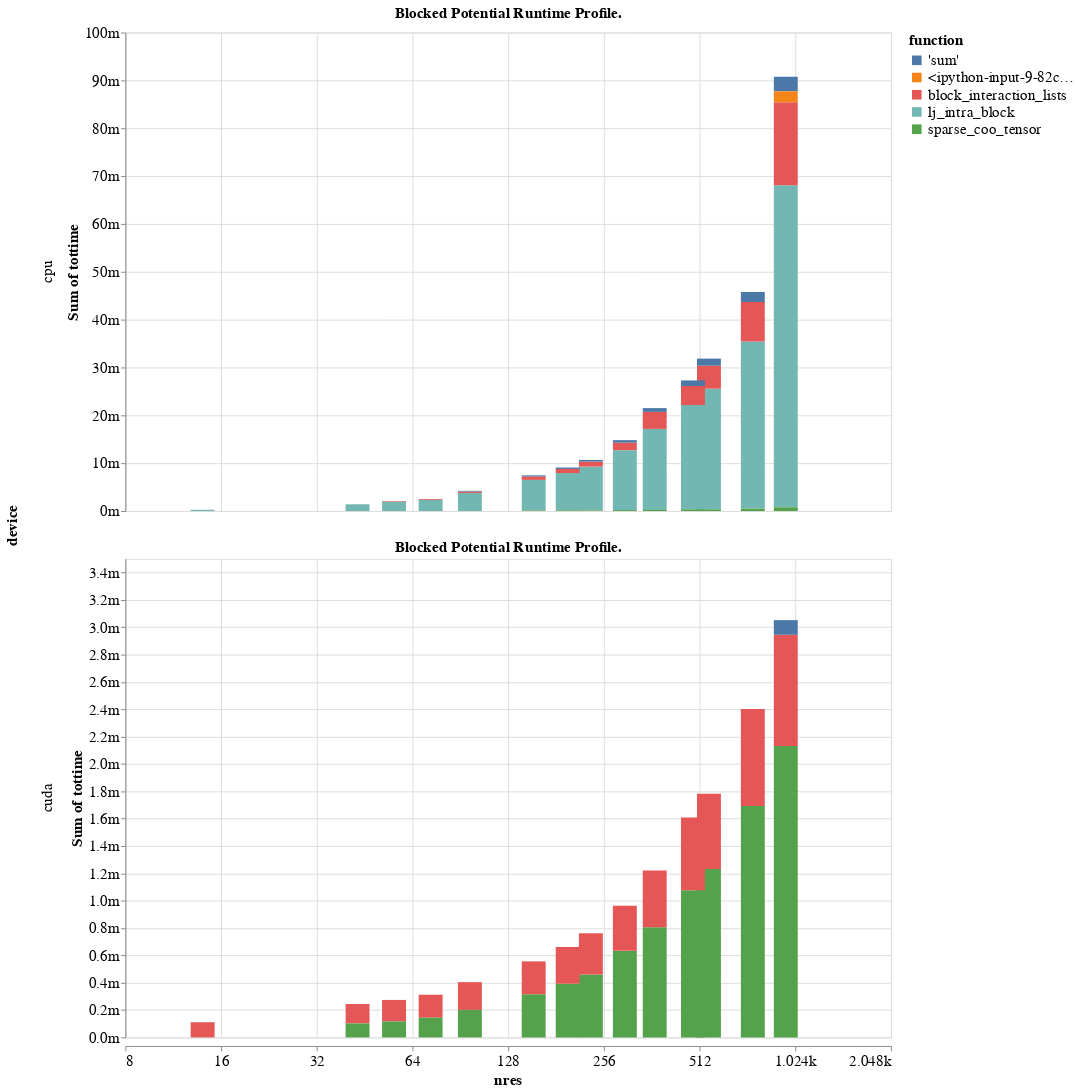

Here is the notebook cell this chart was saved with:
### Code cell
pdat = stat_profile(rosetta_score_results)
pdat = pdat.query("impl != 'rosetta'")
rdat["function"] = (
    rdat.function_name.str.extract("method (['\.\w]*)")
    .where(lambda v: ~pandas.isna(v), rdat.function_name)
    .map(lambda v: v.split(".")[-1])
)

encoding = dict(
    x=altair.X(
        "nres", axis=altair.Axis(format="s"), scale=altair.Scale(type="log", base=2)
    ),
    y=altair.Y("sum(tottime)", axis=altair.Axis(format="s")),
    color="function",
)

c = (altair.Chart(rdat).mark_bar().encode(**encoding))
c.title = "Blocked Potential Runtime Profile."
c.facet(row="device").configure(
    bar={"continuousBandSize": 25}
).resolve_scale(y="independent")

### Figure 1 — Vega-Lite specification as saved in the notebook (floating-point values rounded to 4 significant figures)
{"$schema": "https://vega.github.io/schema/vega-lite/v2.6.0.json", "config": {"axis": {"labelFontSize": 16, "titleFontSize": 16}, "bar": {"continuousBandSize": 25}, "header": {"labelFontSize": 16, "titleFontSize": 16}, "legend": {"labelFontSize": 16, "titleFontSize": 16}, "title": {"fontSize": 16}, "view": {"height": 500, "width": 800}}, "data": {"name": "data-2b514eed122dd5605c1e9333fbb644ec"}, "datasets": {"data-2b514eed122dd5605c1e9333fbb644ec": [{"cumtime": 0.003788, "cumtime_per": 0.003788, "device": "cpu", "fractime": 0.8437, "function": "lj_intra_block", "function_name": "~:0(<built-in method tmol_score_ljlk_cpp_potential_cpu.lj_intra_block>)", "impl": "cpu", "model": "BYSIZE_100", "name": "score.tmol_lj_cpu", "natoms": 1864, "ncalls": 1, "ncalls_recursion": "1", "nres": 97, "tottime": 0.003788, "tottime_per": 0.003788}, {"cumtime": 0.000292, "cumtime_per": 0.000292, "device": "cpu", "fractime": 0.06503, "function": "block_interaction_lists", "function_name": "~:0(<built-in method tmol_score_ljlk_cpp_potential_cpu.block_interaction_lists>)", "impl": "cpu", "model": "BYSIZE_100", "name": "score.tmol_lj_cpu", "natoms": 1864, "ncalls": 1, "ncalls_recursion": "1", "nres": 97, "tottime": 0.000292, "tottime_per": 0.000292}, {"cumtime": 0.000138, "cumtime_per": 0.000138, "device": "cpu", "fractime": 0.03073, "function": "'sum'", "function_name": "~:0(<method 'sum' of 'torch._C._TensorBase' objects>)", "impl": "cpu", "model": "BYSIZE_100", "name": "score.tmol_lj_cpu", "natoms": 1864, "ncalls": 1, "ncalls_recursion": "1", "nres": 97, "tottime": 0.000138, "tottime_per": 0.000138}, {"cumtime": 0.000203, "cumtime_per": 0.000203, "device": "cuda", "fractime": 0.3016, "function": "block_interaction_lists", "function_name": "~:0(<built-in method tmol_score_ljlk_cpp_potential_cuda.block_interaction_lists>)", "impl": "cuda", "model": "BYSIZE_100", "name": "score.tmol_lj_cuda", "natoms": 1864, "ncalls": 1, "ncalls_recursion": "1", "nres": 97, "tottime": 0.000203, "tottime_per": 0.000203}, {"cumtime": 0.000201, "cumtime_per": 0.000201, "device": "cuda", "fractime": 0.2987, "function": "sparse_coo_tensor", "function_name": "~:0(<built-in method sparse_coo_tensor>)", "impl": "cuda", "model": "BYSIZE_100", "name": "score.tmol_lj_cuda", "natoms": 1864, "ncalls": 1, "ncalls_recursion": "1", "nres": 97, "tottime": 0.000201, "tottime_per": 0.000201}, {"cumtime": 0.006392, "cumtime_per": 0.006392, "device": "cpu", "fractime": 0.8334, "function": "lj_intra_block", "function_name": "~:0(<built-in method tmol_score_ljlk_cpp_potential_cpu.lj_intra_block>)", "impl": "cpu", "model": "BYSIZE_150", "name": "score.tmol_lj_cpu", "natoms": 3016, "ncalls": 1, "ncalls_recursion": "1", "nres": 154, "tottime": 0.006392, "tottime_per": 0.006392}, {"cumtime": 0.00071, "cumtime_per": 0.00071, "device": "cpu", "fractime": 0.09257, "function": "block_interaction_lists", "function_name": "~:0(<built-in method tmol_score_ljlk_cpp_potential_cpu.block_interaction_lists>)", "impl": "cpu", "model": "BYSIZE_150", "name": "score.tmol_lj_cpu", "natoms": 3016, "ncalls": 1, "ncalls_recursion": "1", "nres": 154, "tottime": 0.00071, "tottime_per": 0.00071}, {"cumtime": 0.000243, "cumtime_per": 0.000243, "device": "cpu", "fractime": 0.03168, "function": "'sum'", "function_name": "~:0(<method 'sum' of 'torch._C._TensorBase' objects>)", "impl": "cpu", "model": "BYSIZE_150", "name": "score.tmol_lj_cpu", "natoms": 3016, "ncalls": 1, "ncalls_recursion": "1", "nres": 154, "tottime": 0.000243, "tottime_per": 0.000243}, {"cumtime": 0.000119, "cumtime_per": 0.000119, "device": "cpu", "fractime": 0.01551, "function": "sparse_coo_tensor", "function_name": "~:0(<built-in method sparse_coo_tensor>)", "impl": "cpu", "model": "BYSIZE_150", "name": "score.tmol_lj_cpu", "natoms": 3016, "ncalls": 1, "ncalls_recursion": "1", "nres": 154, "tottime": 0.000119, "tottime_per": 0.000119}, {"cumtime": 0.000316, "cumtime_per": 0.000316, "device": "cuda", "fractime": 0.3854, "function": "sparse_coo_tensor", "function_name": "~:0(<built-in method sparse_coo_tensor>)", "impl": "cuda", "model": "BYSIZE_150", "name": "score.tmol_lj_cuda", "natoms": 3016, "ncalls": 1, "ncalls_recursion": "1", "nres": 154, "tottime": 0.000316, "tottime_per": 0.000316}, {"cumtime": 0.00024, "cumtime_per": 0.00024, "device": "cuda", "fractime": 0.2927, "function": "block_interaction_lists", "function_name": "~:0(<built-in method tmol_score_ljlk_cpp_potential_cuda.block_interaction_lists>)", "impl": "cuda", "model": "BYSIZE_150", "name": "score.tmol_lj_cuda", "natoms": 3016, "ncalls": 1, "ncalls_recursion": "1", "nres": 154, "tottime": 0.00024, "tottime_per": 0.00024}, {"cumtime": 0.001408, "cumtime_per": 0.001408, "device": "cpu", "fractime": 0.7928, "function": "lj_intra_block", "function_name": "~:0(<built-in method tmol_score_ljlk_cpp_potential_cpu.lj_intra_block>)", "impl": "cpu", "model": "BYSIZE_40", "name": "score.tmol_lj_cpu", "natoms": 816, "ncalls": 1, "ncalls_recursion": "1", "nres": 43, "tottime": 0.001408, "tottime_per": 0.001408}, {"cumtime": 0.000142, "cumtime_per": 0.000142, "device": "cuda", "fractime": 0.2922, "function": "block_interaction_lists", "function_name": "~:0(<built-in method tmol_score_ljlk_cpp_potential_cuda.block_interaction_lists>)", "impl": "cuda", "model": "BYSIZE_40", "name": "score.tmol_lj_cuda", "natoms": 816, "ncalls": 1, "ncalls_recursion": "1", "nres": 43, "tottime": 0.000142, "tottime_per": 0.000142}, {"cumtime": 0.000102, "cumtime_per": 0.000102, "device": "cuda", "fractime": 0.2099, "function": "sparse_coo_tensor", "function_name": "~:0(<built-in method sparse_coo_tensor>)", "impl": "cuda", "model": "BYSIZE_40", "name": "score.tmol_lj_cuda", "natoms": 816, "ncalls": 1, "ncalls_recursion": "1", "nres": 43, "tottime": 0.000102, "tottime_per": 0.000102}, {"cumtime": 0.002345, "cumtime_per": 0.002345, "device": "cpu", "fractime": 0.8214, "function": "lj_intra_block", "function_name": "~:0(<built-in method tmol_score_ljlk_cpp_potential_cpu.lj_intra_block>)", "impl": "cpu", "model": "BYSIZE_75", "name": "score.tmol_lj_cpu", "natoms": 1368, "ncalls": 1, "ncalls_recursion": "1", "nres": 73, "tottime": 0.002345, "tottime_per": 0.002345}, {"cumtime": 0.000174, "cumtime_per": 0.000174, "device": "cpu", "fractime": 0.06095, "function": "block_interaction_lists", "function_name": "~:0(<built-in method tmol_score_ljlk_cpp_potential_cpu.block_interaction_lists>)", "impl": "cpu", "model": "BYSIZE_75", "name": "score.tmol_lj_cpu", "natoms": 1368, "ncalls": 1, "ncalls_recursion": "1", "nres": 73, "tottime": 0.000174, "tottime_per": 0.000174}, {"cumtime": 0.000168, "cumtime_per": 0.000168, "device": "cuda", "fractime": 0.2912, "function": "block_interaction_lists", "function_name": "~:0(<built-in method tmol_score_ljlk_cpp_potential_cuda.block_interaction_lists>)", "impl": "cuda", "model": "BYSIZE_75", "name": "score.tmol_lj_cuda", "natoms": 1368, "ncalls": 1, "ncalls_recursion": "1", "nres": 73, "tottime": 0.000168, "tottime_per": 0.000168}, {"cumtime": 0.000144, "cumtime_per": 0.000144, "device": "cuda", "fractime": 0.2496, "function": "sparse_coo_tensor", "function_name": "~:0(<built-in method sparse_coo_tensor>)", "impl": "cuda", "model": "BYSIZE_75", "name": "score.tmol_lj_cuda", "natoms": 1368, "ncalls": 1, "ncalls_recursion": "1", "nres": 73, "tottime": 0.000144, "tottime_per": 0.000144}, {"cumtime": 0.001981, "cumtime_per": 0.001981, "device": "cpu", "fractime": 0.821, "function": "lj_intra_block", "function_name": "~:0(<built-in method tmol_score_ljlk_cpp_potential_cpu.lj_intra_block>)", "impl": "cpu", "model": "BYSIZE_55", "name": "score.tmol_lj_cpu", "natoms": 1080, "ncalls": 1, "ncalls_recursion": "1", "nres": 56, "tottime": 0.001981, "tottime_per": 0.001981}, {"cumtime": 0.000128, "cumtime_per": 0.000128, "device": "cpu", "fractime": 0.05305, "function": "block_interaction_lists", "function_name": "~:0(<built-in method tmol_score_ljlk_cpp_potential_cpu.block_interaction_lists>)", "impl": "cpu", "model": "BYSIZE_55", "name": "score.tmol_lj_cpu", "natoms": 1080, "ncalls": 1, "ncalls_recursion": "1", "nres": 56, "tottime": 0.000128, "tottime_per": 0.000128}, {"cumtime": 0.000157, "cumtime_per": 0.000157, "device": "cuda", "fractime": 0.3019, "function": "block_interaction_lists", "function_name": "~:0(<built-in method tmol_score_ljlk_cpp_potential_cuda.block_interaction_lists>)", "impl": "cuda", "model": "BYSIZE_55", "name": "score.tmol_lj_cuda", "natoms": 1080, "ncalls": 1, "ncalls_recursion": "1", "nres": 56, "tottime": 0.000157, "tottime_per": 0.000157}, {"cumtime": 0.000117, "cumtime_per": 0.000117, "device": "cuda", "fractime": 0.225, "function": "sparse_coo_tensor", "function_name": "~:0(<built-in method sparse_coo_tensor>)", "impl": "cuda", "model": "BYSIZE_55", "name": "score.tmol_lj_cuda", "natoms": 1080, "ncalls": 1, "ncalls_recursion": "1", "nres": 56, "tottime": 0.000117, "tottime_per": 0.000117}, {"cumtime": 0.000268, "cumtime_per": 0.000268, "device": "cpu", "fractime": 0.569, "function": "lj_intra_block", "function_name": "~:0(<built-in method tmol_score_ljlk_cpp_potential_cpu.lj_intra_block>)", "impl": "cpu", "model": "BYSIZE_15", "name": "score.tmol_lj_cpu", "natoms": 264, "ncalls": 1, "ncalls_recursion": "1", "nres": 14, "tottime": 0.000268, "tottime_per": 0.000268}, {"cumtime": 0.000111, "cumtime_per": 0.000111, "device": "cuda", "fractime": 0.2734, "function": "block_interaction_lists", "function_name": "~:0(<built-in method tmol_score_ljlk_cpp_potential_cuda.block_interaction_lists>)", "impl": "cuda", "model": "BYSIZE_15", "name": "score.tmol_lj_cuda", "natoms": 264, "ncalls": 1, "ncalls_recursion": "1", "nres": 14, "tottime": 0.000111, "tottime_per": 0.000111}, {"cumtime": 0.03492, "cumtime_per": 0.03492, "device": "cpu", "fractime": 0.7574, "function": "lj_intra_block", "function_name": "~:0(<built-in method tmol_score_ljlk_cpp_potential_cpu.lj_intra_block>)", "impl": "cpu", "model": "BYSIZE_800", "name": "score.tmol_lj_cpu", "natoms": 14464, "ncalls": 1, "ncalls_recursion": "1", "nres": 753, "tottime": 0.03492, "tottime_per": 0.03492}, {"cumtime": 0.008247, "cumtime_per": 0.008247, "device": "cpu", "fractime": 0.1789, "function": "block_interaction_lists", "function_name": "~:0(<built-in method tmol_score_ljlk_cpp_potential_cpu.block_interaction_lists>)", "impl": "cpu", "model": "BYSIZE_800", "name": "score.tmol_lj_cpu", "natoms": 14464, "ncalls": 1, "ncalls_recursion": "1", "nres": 753, "tottime": 0.008247, "tottime_per": 0.008247}, {"cumtime": 0.002097, "cumtime_per": 0.002097, "device": "cpu", "fractime": 0.04548, "function": "'sum'", "function_name": "~:0(<method 'sum' of 'torch._C._TensorBase' objects>)", "impl": "cpu", "model": "BYSIZE_800", "name": "score.tmol_lj_cpu", "natoms": 14464, "ncalls": 1, "ncalls_recursion": "1", "nres": 753, "tottime": 0.002097, "tottime_per": 0.002097}, {"cumtime": 0.000512, "cumtime_per": 0.000512, "device": "cpu", "fractime": 0.0111, "function": "sparse_coo_tensor", "function_name": "~:0(<built-in method sparse_coo_tensor>)", "impl": "cpu", "model": "BYSIZE_800", "name": "score.tmol_lj_cpu", "natoms": 14464, "ncalls": 1, "ncalls_recursion": "1", "nres": 753, "tottime": 0.000512, "tottime_per": 0.000512}, {"cumtime": 0.001693, "cumtime_per": 0.001693, "device": "cuda", "fractime": 0.6273, "function": "sparse_coo_tensor", "function_name": "~:0(<built-in method sparse_coo_tensor>)", "impl": "cuda", "model": "BYSIZE_800", "name": "score.tmol_lj_cuda", "natoms": 14464, "ncalls": 1, "ncalls_recursion": "1", "nres": 753, "tottime": 0.001693, "tottime_per": 0.001693}, {"cumtime": 0.000709, "cumtime_per": 0.000709, "device": "cuda", "fractime": 0.2627, "function": "block_interaction_lists", "function_name": "~:0(<built-in method tmol_score_ljlk_cpp_potential_cuda.block_interaction_lists>)", "impl": "cuda", "model": "BYSIZE_800", "name": "score.tmol_lj_cuda", "natoms": 14464, "ncalls": 1, "ncalls_recursion": "1", "nres": 753, "tottime": 0.000709, "tottime_per": 0.000709}, {"cumtime": 0.01692, "cumtime_per": 0.01692, "device": "cpu", "fractime": 0.776, "function": "lj_intra_block", "function_name": "~:0(<built-in method tmol_score_ljlk_cpp_potential_cpu.lj_intra_block>)", "impl": "cpu", "model": "BYSIZE_400", "name": "score.tmol_lj_cpu", "natoms": 7176, "ncalls": 1, "ncalls_recursion": "1", "nres": 370, "tottime": 0.01692, "tottime_per": 0.01692}, {"cumtime": 0.003559, "cumtime_per": 0.003559, "device": "cpu", "fractime": 0.1632, "function": "block_interaction_lists", "function_name": "~:0(<built-in method tmol_score_ljlk_cpp_potential_cpu.block_interaction_lists>)", "impl": "cpu", "model": "BYSIZE_400", "name": "score.tmol_lj_cpu", "natoms": 7176, "ncalls": 1, "ncalls_recursion": "1", "nres": 370, "tottime": 0.003559, "tottime_per": 0.003559}, {"cumtime": 0.000791, "cumtime_per": 0.000791, "device": "cpu", "fractime": 0.03627, "function": "'sum'", "function_name": "~:0(<method 'sum' of 'torch._C._TensorBase' objects>)", "impl": "cpu", "model": "BYSIZE_400", "name": "score.tmol_lj_cpu", "natoms": 7176, "ncalls": 1, "ncalls_recursion": "1", "nres": 370, "tottime": 0.000791, "tottime_per": 0.000791}, {"cumtime": 0.000239, "cumtime_per": 0.000239, "device": "cpu", "fractime": 0.01096, "function": "sparse_coo_tensor", "function_name": "~:0(<built-in method sparse_coo_tensor>)", "impl": "cpu", "model": "BYSIZE_400", "name": "score.tmol_lj_cpu", "natoms": 7176, "ncalls": 1, "ncalls_recursion": "1", "nres": 370, "tottime": 0.000239, "tottime_per": 0.000239}, {"cumtime": 0.000806, "cumtime_per": 0.000806, "device": "cuda", "fractime": 0.537, "function": "sparse_coo_tensor", "function_name": "~:0(<built-in method sparse_coo_tensor>)", "impl": "cuda", "model": "BYSIZE_400", "name": "score.tmol_lj_cuda", "natoms": 7176, "ncalls": 1, "ncalls_recursion": "1", "nres": 370, "tottime": 0.000806, "tottime_per": 0.000806}, {"cumtime": 0.000414, "cumtime_per": 0.000414, "device": "cuda", "fractime": 0.2758, "function": "block_interaction_lists", "function_name": "~:0(<built-in method tmol_score_ljlk_cpp_potential_cuda.block_interaction_lists>)", "impl": "cuda", "model": "BYSIZE_400", "name": "score.tmol_lj_cuda", "natoms": 7176, "ncalls": 1, "ncalls_recursion": "1", "nres": 370, "tottime": 0.000414, "tottime_per": 0.000414}, {"cumtime": 0.009142, "cumtime_per": 0.009142, "device": "cpu", "fractime": 0.8381, "function": "lj_intra_block", "function_name": "~:0(<built-in method tmol_score_ljlk_cpp_potential_cpu.lj_intra_block>)", "impl": "cpu", "model": "BYSIZE_250", "name": "score.tmol_lj_cpu", "natoms": 4128, "ncalls": 1, "ncalls_recursion": "1", "nres": 233, "tottime": 0.009142, "tottime_per": 0.009142}, {"cumtime": 0.001052, "cumtime_per": 0.001052, "device": "cpu", "fractime": 0.09644, "function": "block_interaction_lists", "function_name": "~:0(<built-in method tmol_score_ljlk_cpp_potential_cpu.block_interaction_lists>)", "impl": "cpu", "model": "BYSIZE_250", "name": "score.tmol_lj_cpu", "natoms": 4128, "ncalls": 1, "ncalls_recursion": "1", "nres": 233, "tottime": 0.001052, "tottime_per": 0.001052}, {"cumtime": 0.000356, "cumtime_per": 0.000356, "device": "cpu", "fractime": 0.03264, "function": "'sum'", "function_name": "~:0(<method 'sum' of 'torch._C._TensorBase' objects>)", "impl": "cpu", "model": "BYSIZE_250", "name": "score.tmol_lj_cpu", "natoms": 4128, "ncalls": 1, "ncalls_recursion": "1", "nres": 233, "tottime": 0.000356, "tottime_per": 0.000356}, {"cumtime": 0.000139, "cumtime_per": 0.000139, "device": "cpu", "fractime": 0.01274, "function": "sparse_coo_tensor", "function_name": "~:0(<built-in method sparse_coo_tensor>)", "impl": "cpu", "model": "BYSIZE_250", "name": "score.tmol_lj_cpu", "natoms": 4128, "ncalls": 1, "ncalls_recursion": "1", "nres": 233, "tottime": 0.000139, "tottime_per": 0.000139}, {"cumtime": 0.00046, "cumtime_per": 0.00046, "device": "cuda", "fractime": 0.4419, "function": "sparse_coo_tensor", "function_name": "~:0(<built-in method sparse_coo_tensor>)", "impl": "cuda", "model": "BYSIZE_250", "name": "score.tmol_lj_cuda", "natoms": 4128, "ncalls": 1, "ncalls_recursion": "1", "nres": 233, "tottime": 0.00046, "tottime_per": 0.00046}, {"cumtime": 0.000301, "cumtime_per": 0.000301, "device": "cuda", "fractime": 0.2891, "function": "block_interaction_lists", "function_name": "~:0(<built-in method tmol_score_ljlk_cpp_potential_cuda.block_interaction_lists>)", "impl": "cuda", "model": "BYSIZE_250", "name": "score.tmol_lj_cuda", "natoms": 4128, "ncalls": 1, "ncalls_recursion": "1", "nres": 233, "tottime": 0.000301, "tottime_per": 0.000301}, {"cumtime": 0.007802, "cumtime_per": 0.007802, "device": "cpu", "fractime": 0.8399, "function": "lj_intra_block", "function_name": "~:0(<built-in method tmol_score_ljlk_cpp_potential_cpu.lj_intra_block>)", "impl": "cpu", "model": "BYSIZE_200", "name": "score.tmol_lj_cpu", "natoms": 3600, "ncalls": 1, "ncalls_recursion": "1", "nres": 197, "tottime": 0.007802, "tottime_per": 0.007802}, {"cumtime": 0.00086, "cumtime_per": 0.00086, "device": "cpu", "fractime": 0.09258, "function": "block_interaction_lists", "function_name": "~:0(<built-in method tmol_score_ljlk_cpp_potential_cpu.block_interaction_lists>)", "impl": "cpu", "model": "BYSIZE_200", "name": "score.tmol_lj_cpu", "natoms": 3600, "ncalls": 1, "ncalls_recursion": "1", "nres": 197, "tottime": 0.00086, "tottime_per": 0.00086}, {"cumtime": 0.000295, "cumtime_per": 0.000295, "device": "cpu", "fractime": 0.03176, "function": "'sum'", "function_name": "~:0(<method 'sum' of 'torch._C._TensorBase' objects>)", "impl": "cpu", "model": "BYSIZE_200", "name": "score.tmol_lj_cpu", "natoms": 3600, "ncalls": 1, "ncalls_recursion": "1", "nres": 197, "tottime": 0.000295, "tottime_per": 0.000295}, {"cumtime": 0.000133, "cumtime_per": 0.000133, "device": "cpu", "fractime": 0.01432, "function": "sparse_coo_tensor", "function_name": "~:0(<built-in method sparse_coo_tensor>)", "impl": "cpu", "model": "BYSIZE_200", "name": "score.tmol_lj_cpu", "natoms": 3600, "ncalls": 1, "ncalls_recursion": "1", "nres": 197, "tottime": 0.000133, "tottime_per": 0.000133}, {"cumtime": 0.000393, "cumtime_per": 0.000393, "device": "cuda", "fractime": 0.4244, "function": "sparse_coo_tensor", "function_name": "~:0(<built-in method sparse_coo_tensor>)", "impl": "cuda", "model": "BYSIZE_200", "name": "score.tmol_lj_cuda", "natoms": 3600, "ncalls": 1, "ncalls_recursion": "1", "nres": 197, "tottime": 0.000393, "tottime_per": 0.000393}, {"cumtime": 0.000269, "cumtime_per": 0.000269, "device": "cuda", "fractime": 0.2905, "function": "block_interaction_lists", "function_name": "~:0(<built-in method tmol_score_ljlk_cpp_potential_cuda.block_interaction_lists>)", "impl": "cuda", "model": "BYSIZE_200", "name": "score.tmol_lj_cuda", "natoms": 3600, "ncalls": 1, "ncalls_recursion": "1", "nres": 197, "tottime": 0.000269, "tottime_per": 0.000269}, {"cumtime": 0.06729, "cumtime_per": 0.06729, "device": "cpu", "fractime": 0.7381, "function": "lj_intra_block", "function_name": "~:0(<built-in method tmol_score_ljlk_cpp_potential_cpu.lj_intra_block>)", "impl": "cpu", "model": "BYSIZE_950", "name": "score.tmol_lj_cpu", "natoms": 17504, "ncalls": 1, "ncalls_recursion": "1", "nres": 956, "tottime": 0.06729, "tottime_per": 0.06729}, {"cumtime": 0.01738, "cumtime_per": 0.01738, "device": "cpu", "fractime": 0.1906, "function": "block_interaction_lists", "function_name": "~:0(<built-in method tmol_score_ljlk_cpp_potential_cpu.block_interaction_lists>)", "impl": "cpu", "model": "BYSIZE_950", "name": "score.tmol_lj_cpu", "natoms": 17504, "ncalls": 1, "ncalls_recursion": "1", "nres": 956, "tottime": 0.01738, "tottime_per": 0.01738}, {"cumtime": 0.003048, "cumtime_per": 0.003048, "device": "cpu", "fractime": 0.03343, "function": "'sum'", "function_name": "~:0(<method 'sum' of 'torch._C._TensorBase' objects>)", "impl": "cpu", "model": "BYSIZE_950", "name": "score.tmol_lj_cpu", "natoms": 17504, "ncalls": 1, "ncalls_recursion": "1", "nres": 956, "tottime": 0.003048, "tottime_per": 0.003048}, {"cumtime": 0.09117, "cumtime_per": 0.09117, "device": "cpu", "fractime": 0.02486, "function": "<ipython-input-9-82c3c002b76a>:65(benchmark_score_graph)", "function_name": "<ipython-input-9-82c3c002b76a>:65(benchmark_score_graph)", "impl": "cpu", "model": "BYSIZE_950", "name": "score.tmol_lj_cpu", "natoms": 17504, "ncalls": 1, "ncalls_recursion": "1", "nres": 956, "tottime": 0.002266, "tottime_per": 0.002266}, {"cumtime": 0.000781, "cumtime_per": 0.000781, "device": "cpu", "fractime": 0.008567, "function": "sparse_coo_tensor", "function_name": "~:0(<built-in method sparse_coo_tensor>)", "impl": "cpu", "model": "BYSIZE_950", "name": "score.tmol_lj_cpu", "natoms": 17504, "ncalls": 1, "ncalls_recursion": "1", "nres": 956, "tottime": 0.000781, "tottime_per": 0.000781}, {"cumtime": 0.002131, "cumtime_per": 0.002131, "device": "cuda", "fractime": 0.6557, "function": "sparse_coo_tensor", "function_name": "~:0(<built-in method sparse_coo_tensor>)", "impl": "cuda", "model": "BYSIZE_950", "name": "score.tmol_lj_cuda", "natoms": 17504, "ncalls": 1, "ncalls_recursion": "1", "nres": 956, "tottime": 0.002131, "tottime_per": 0.002131}, {"cumtime": 0.000814, "cumtime_per": 0.000814, "device": "cuda", "fractime": 0.2505, "function": "block_interaction_lists", "function_name": "~:0(<built-in method tmol_score_ljlk_cpp_potential_cuda.block_interaction_lists>)", "impl": "cuda", "model": "BYSIZE_950", "name": "score.tmol_lj_cuda", "natoms": 17504, "ncalls": 1, "ncalls_recursion": "1", "nres": 956, "tottime": 0.000814, "tottime_per": 0.000814}, {"cumtime": 0.000107, "cumtime_per": 0.000107, "device": "cuda", "fractime": 0.03292, "function": "'sum'", "function_name": "~:0(<method 'sum' of 'torch._C._TensorBase' objects>)", "impl": "cuda", "model": "BYSIZE_950", "name": "score.tmol_lj_cuda", "natoms": 17504, "ncalls": 1, "ncalls_recursion": "1", "nres": 956, "tottime": 0.000107, "tottime_per": 0.000107}, {"cumtime": 0.02521, "cumtime_per": 0.02521, "device": "cpu", "fractime": 0.7848, "function": "lj_intra_block", "function_name": "~:0(<built-in method tmol_score_ljlk_cpp_potential_cpu.lj_intra_block>)", "impl": "cpu", "model": "BYSIZE_600", "name": "score.tmol_lj_cpu", "natoms": 10536, "ncalls": 1, "ncalls_recursion": "1", "nres": 548, "tottime": 0.02521, "tottime_per": 0.02521}, {"cumtime": 0.004811, "cumtime_per": 0.004811, "device": "cpu", "fractime": 0.1498, "function": "block_interaction_lists", "function_name": "~:0(<built-in method tmol_score_ljlk_cpp_potential_cpu.block_interaction_lists>)", "impl": "cpu", "model": "BYSIZE_600", "name": "score.tmol_lj_cpu", "natoms": 10536, "ncalls": 1, "ncalls_recursion": "1", "nres": 548, "tottime": 0.004811, "tottime_per": 0.004811}, {"cumtime": 0.001472, "cumtime_per": 0.001472, "device": "cpu", "fractime": 0.04583, "function": "'sum'", "function_name": "~:0(<method 'sum' of 'torch._C._TensorBase' objects>)", "impl": "cpu", "model": "BYSIZE_600", "name": "score.tmol_lj_cpu", "natoms": 10536, "ncalls": 1, "ncalls_recursion": "1", "nres": 548, "tottime": 0.001472, "tottime_per": 0.001472}, {"cumtime": 0.000366, "cumtime_per": 0.000366, "device": "cpu", "fractime": 0.0114, "function": "sparse_coo_tensor", "function_name": "~:0(<built-in method sparse_coo_tensor>)", "impl": "cpu", "model": "BYSIZE_600", "name": "score.tmol_lj_cpu", "natoms": 10536, "ncalls": 1, "ncalls_recursion": "1", "nres": 548, "tottime": 0.000366, "tottime_per": 0.000366}, {"cumtime": 0.001231, "cumtime_per": 0.001231, "device": "cuda", "fractime": 0.5973, "function": "sparse_coo_tensor", "function_name": "~:0(<built-in method sparse_coo_tensor>)", "impl": "cuda", "model": "BYSIZE_600", "name": "score.tmol_lj_cuda", "natoms": 10536, "ncalls": 1, "ncalls_recursion": "1", "nres": 548, "tottime": 0.001231, "tottime_per": 0.001231}, {"cumtime": 0.000552, "cumtime_per": 0.000552, "device": "cuda", "fractime": 0.2678, "function": "block_interaction_lists", "function_name": "~:0(<built-in method tmol_score_ljlk_cpp_potential_cuda.block_interaction_lists>)", "impl": "cuda", "model": "BYSIZE_600", "name": "score.tmol_lj_cuda", "natoms": 10536, "ncalls": 1, "ncalls_recursion": "1", "nres": 548, "tottime": 0.000552, "tottime_per": 0.000552}, {"cumtime": 0.0218, "cumtime_per": 0.0218, "device": "cpu", "fractime": 0.7903, "function": "lj_intra_block", "function_name": "~:0(<built-in method tmol_score_ljlk_cpp_potential_cpu.lj_intra_block>)", "impl": "cpu", "model": "BYSIZE_500", "name": "score.tmol_lj_cpu", "natoms": 9136, "ncalls": 1, "ncalls_recursion": "1", "nres": 488, "tottime": 0.0218, "tottime_per": 0.0218}, {"cumtime": 0.003994, "cumtime_per": 0.003994, "device": "cpu", "fractime": 0.1448, "function": "block_interaction_lists", "function_name": "~:0(<built-in method tmol_score_ljlk_cpp_potential_cpu.block_interaction_lists>)", "impl": "cpu", "model": "BYSIZE_500", "name": "score.tmol_lj_cpu", "natoms": 9136, "ncalls": 1, "ncalls_recursion": "1", "nres": 488, "tottime": 0.003994, "tottime_per": 0.003994}, {"cumtime": 0.001162, "cumtime_per": 0.001162, "device": "cpu", "fractime": 0.04212, "function": "'sum'", "function_name": "~:0(<method 'sum' of 'torch._C._TensorBase' objects>)", "impl": "cpu", "model": "BYSIZE_500", "name": "score.tmol_lj_cpu", "natoms": 9136, "ncalls": 1, "ncalls_recursion": "1", "nres": 488, "tottime": 0.001162, "tottime_per": 0.001162}, {"cumtime": 0.000339, "cumtime_per": 0.000339, "device": "cpu", "fractime": 0.01229, "function": "sparse_coo_tensor", "function_name": "~:0(<built-in method sparse_coo_tensor>)", "impl": "cpu", "model": "BYSIZE_500", "name": "score.tmol_lj_cpu", "natoms": 9136, "ncalls": 1, "ncalls_recursion": "1", "nres": 488, "tottime": 0.000339, "tottime_per": 0.000339}, {"cumtime": 0.001077, "cumtime_per": 0.001077, "device": "cuda", "fractime": 0.568, "function": "sparse_coo_tensor", "function_name": "~:0(<built-in method sparse_coo_tensor>)", "impl": "cuda", "model": "BYSIZE_500", "name": "score.tmol_lj_cuda", "natoms": 9136, "ncalls": 1, "ncalls_recursion": "1", "nres": 488, "tottime": 0.001077, "tottime_per": 0.001077}, {"cumtime": 0.000531, "cumtime_per": 0.000531, "device": "cuda", "fractime": 0.2801, "function": "block_interaction_lists", "function_name": "~:0(<built-in method tmol_score_ljlk_cpp_potential_cuda.block_interaction_lists>)", "impl": "cuda", "model": "BYSIZE_500", "name": "score.tmol_lj_cuda", "natoms": 9136, "ncalls": 1, "ncalls_recursion": "1", "nres": 488, "tottime": 0.000531, "tottime_per": 0.000531}, {"cumtime": 0.01252, "cumtime_per": 0.01252, "device": "cpu", "fractime": 0.8318, "function": "lj_intra_block", "function_name": "~:0(<built-in method tmol_score_ljlk_cpp_potential_cpu.lj_intra_block>)", "impl": "cpu", "model": "BYSIZE_300", "name": "score.tmol_lj_cpu", "natoms": 5408, "ncalls": 1, "ncalls_recursion": "1", "nres": 298, "tottime": 0.01252, "tottime_per": 0.01252}, {"cumtime": 0.001578, "cumtime_per": 0.001578, "device": "cpu", "fractime": 0.1048, "function": "block_interaction_lists", "function_name": "~:0(<built-in method tmol_score_ljlk_cpp_potential_cpu.block_interaction_lists>)", "impl": "cpu", "model": "BYSIZE_300", "name": "score.tmol_lj_cpu", "natoms": 5408, "ncalls": 1, "ncalls_recursion": "1", "nres": 298, "tottime": 0.001578, "tottime_per": 0.001578}, {"cumtime": 0.000508, "cumtime_per": 0.000508, "device": "cpu", "fractime": 0.03374, "function": "'sum'", "function_name": "~:0(<method 'sum' of 'torch._C._TensorBase' objects>)", "impl": "cpu", "model": "BYSIZE_300", "name": "score.tmol_lj_cpu", "natoms": 5408, "ncalls": 1, "ncalls_recursion": "1", "nres": 298, "tottime": 0.000508, "tottime_per": 0.000508}, {"cumtime": 0.000202, "cumtime_per": 0.000202, "device": "cpu", "fractime": 0.01342, "function": "sparse_coo_tensor", "function_name": "~:0(<built-in method sparse_coo_tensor>)", "impl": "cpu", "model": "BYSIZE_300", "name": "score.tmol_lj_cpu", "natoms": 5408, "ncalls": 1, "ncalls_recursion": "1", "nres": 298, "tottime": 0.000202, "tottime_per": 0.000202}, {"cumtime": 0.000633, "cumtime_per": 0.000633, "device": "cuda", "fractime": 0.5008, "function": "sparse_coo_tensor", "function_name": "~:0(<built-in method sparse_coo_tensor>)", "impl": "cuda", "model": "BYSIZE_300", "name": "score.tmol_lj_cuda", "natoms": 5408, "ncalls": 1, "ncalls_recursion": "1", "nres": 298, "tottime": 0.000633, "tottime_per": 0.000633}, {"cumtime": 0.00033, "cumtime_per": 0.00033, "device": "cuda", "fractime": 0.2611, "function": "block_interaction_lists", "function_name": "~:0(<built-in method tmol_score_ljlk_cpp_potential_cuda.block_interaction_lists>)", "impl": "cuda", "model": "BYSIZE_300", "name": "score.tmol_lj_cuda", "natoms": 5408, "ncalls": 1, "ncalls_recursion": "1", "nres": 298, "tottime": 0.00033, "tottime_per": 0.00033}]}, "facet": {"row": {"field": "device", "type": "nominal"}}, "resolve": {"scale": {"color": "shared", "x": "shared", "y": "independent"}}, "spec": {"encoding": {"color": {"field": "function", "type": "nominal"}, "x": {"axis": {"format": "s"}, "field": "nres", "scale": {"base": 2, "type": "log"}, "type": "quantitative"}, "y": {"aggregate": "sum", "axis": {"format": "s"}, "field": "tottime", "type": "quantitative"}}, "mark": "bar", "title": "Blocked Potential Runtime Profile."}}
